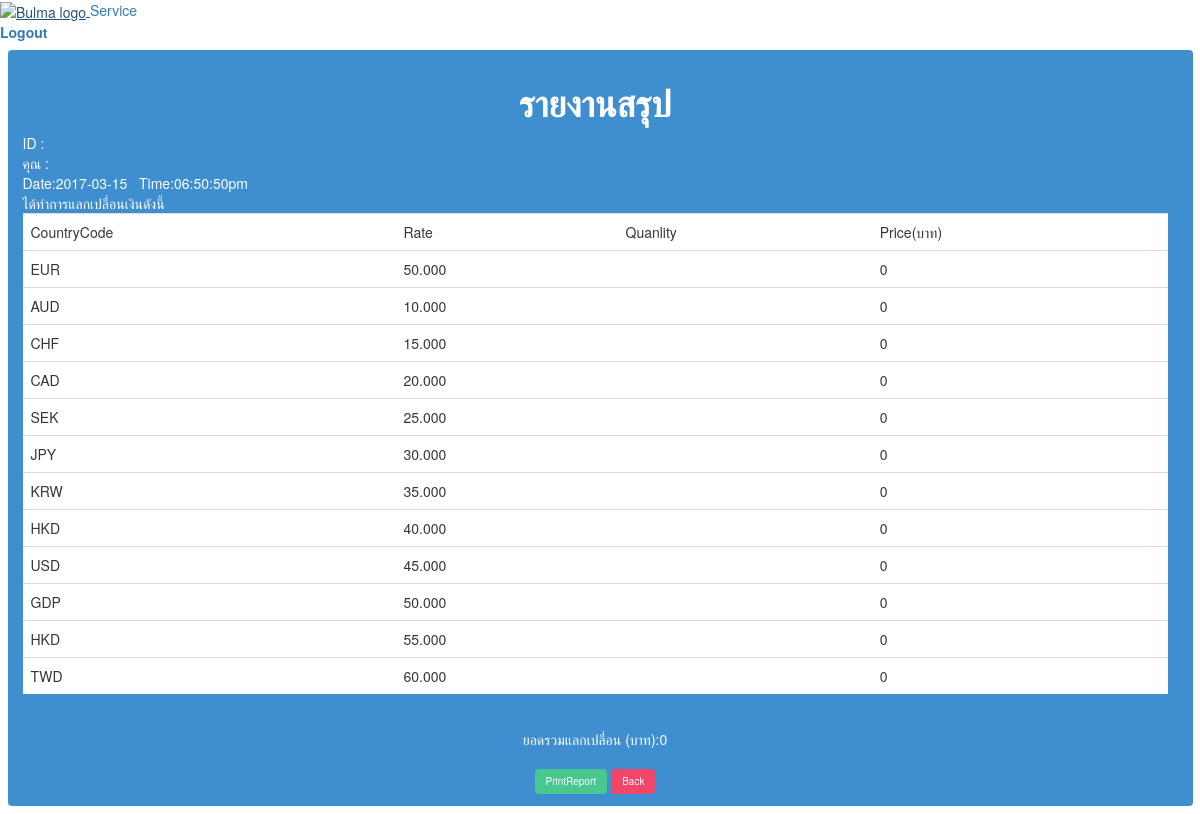
The app's page /data.php with its own data.
### tables this page shows
CREATE TABLE `money` (
  `IDCountry` int(5) NOT NULL,
  `CountryCode` varchar(4) NOT NULL,
  `Money` decimal(10,3) NOT NULL
);

### data.php (the view, shortened to what this page needs)
<!DOCTYPE html>
<html>
<head>
    <?php include_once('menu2.php') ?>
    <?php include_once('header.php') ?>
</head>
<body>
    <div class="tile is-parent">
        <article class="tile is-child notification is-info">
            <center><h1><b>รายงานสรุป</b></h1></center>
        <div id='report'>
         <?php
         echo"ID  :" . $_POST['ID'] . "</br>";
         echo"คุณ  : " . $_POST['ID2'] . " " . $_POST['ID3'] . "</br>Date:".date('Y-m-d')."&nbsp &nbspTime:".date('h:i:sa')."</br>";
         echo"ได้ทำการแลกเปลื่อนเงินดังนี้";
         $head = array("CountryCode", "Rate ", "Quanlity", "Price(บาท)");
         echo"<table class='table'>";
         for ($i = 0; $i < count($head); $i++)
         echo "<td>" . $head[$i] . "</td>";
         $con = mysqli_connect("localhost", "root", "", "database");
         $result = mysqli_query($con, "SELECT * FROM money");
         $temp = 0;
         while ($row = mysqli_fetch_array($result, MYSQLI_NUM)) {
         echo "<tr>";
         for ($i = 1; $i <= 2; $i++)
         echo '<td>' . $row[$i] . '</td> ';
         echo"<td>" . $_POST['txtVol2'][$temp] . "</td>";
         $sum = $row[2] * $_POST['txtVol2'][$temp];
         echo"<td>" . $sum . "</td>";
         $sumall = $sumall + $sum;
         $temp++;
         echo "</tr>";
     }
     echo"</table>";
 echo" <center><br>ยอดรวมแลกเปลื่อน (บาท):" . $sumall."</center></br>";
 ?>
 <center><input type='button' class="button is-success" value='PrintReport' onclick='printDiv("report")'>
 <a class='button is-danger'  onClick='window.location="FORM.php"'>Back</a></center>
</div>
</article>
</div>
</body>
</html>

### records on screen
money: CountryCode "EUR", Money "50.000", Money "0"
money: CountryCode "AUD", Money "10.000", Money "0"
money: CountryCode "CHF", Money "15.000", Money "0"
money: CountryCode "CAD", Money "20.000", Money "0"
money: CountryCode "SEK", Money "25.000", Money "0"
money: CountryCode "JPY", Money "30.000", Money "0"
money: CountryCode "KRW", Money "35.000", Money "0"
money: CountryCode "HKD", Money "40.000", Money "0"
money: CountryCode "USD", Money "45.000", Money "0"
money: CountryCode "GDP", Money "50.000", Money "0"
money: CountryCode "HKD", Money "55.000", Money "0"
money: CountryCode "TWD", Money "60.000", Money "0"

### other values on screen
$head[$i] "CountryCode"
$head[$i] "Rate"
$head[$i] "Quanlity"
$head[$i] "Price(บาท)"
$sumall "0"
